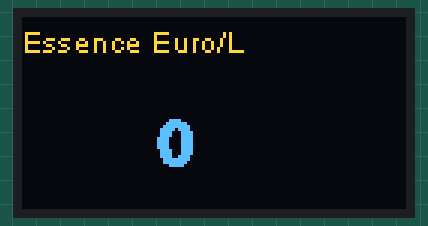
Recording of a sketch running on a simulated ESP32. On the bench: 128×64 one-colour display. The OLED is the two-colour kind (top 16 rows yellow); WiFi joins after 1.5 s; servers stay silent unless stated; uploads are accepted with an empty reply; what the sketch prints to the serial monitor is not drawn.

Above: at 4.4 s.

The sketch:

ESP32_IoT.ino
```cpp
/*
 * HelTec Automation(TM) ESP32 Series Dev boards OLED
 *
 * - Some OLED draw Simple Function function test;
 *
 * by LXYZN from HelTec AutoMation, ChengDu, China
 *
 * www.heltec.cn
 *
 * this project also realess in GitHub:
 * https://github.com/HelTecAutomation/Heltec_ESP32
*/
//-------------Blibliotheque du Programme-------------
#include "Arduino.h"
#include "ArduinoJson.h"
#include "heltec.h"
#include "images.h"
#include "font_price.h"
// see http://blog.squix.org/2015/05/esp8266-nodemcu-how-to-create-xbm.html
// on how to create xbm files
//-------------Blibliotheque du Programme-------------

//-------------Configuration_WiFi-------------
#include <WiFi.h>
#include <WiFiMulti.h>
WiFiMulti WiFiMulti;
#include <HTTPClient.h>

#ifndef STASSID
#define STASSID "****"
#define STAPSK  "****"
#endif
const char* ssid     = STASSID;
const char* password = STAPSK;
//-------------Configuration_WiFi-------------

void setup() {
  Serial.begin(115200);
  Heltec.begin(true /*DisplayEnable Enable*/, false /*LoRa Disable*/, true /*Serial Enable*/);
  Heltec.display->flipScreenVertically();
  Heltec.display->setFont(ArialMT_Plain_10);
  // Font Demo1
  // create more fonts at http://oleddisplay.squix.ch/

  Connection_Au_WiFi();
}

void loop() {
  // clear the display
  Heltec.display->clear();

  //Hello_World();
  Energie_essence();

  // write the buffer to the display
  Heltec.display->display();
}

void Connection_Au_WiFi(){
    delay(10);

    // We start by connecting to a WiFi network
    WiFiMulti.addAP(STASSID, STAPSK);

    Serial.println();
    Serial.println();
    Serial.print("Waiting for WiFi... ");

    while(WiFiMulti.run() != WL_CONNECTED) {
        Serial.print(".");
        delay(500);
    }

    Serial.println("");
    Serial.println("WiFi connected");
    Serial.println("IP address: ");
    Serial.println(WiFi.localIP());

    delay(500);
  }

String Requete_GET(String LIEN){            //Cette fonction permet d'Obtenir des information d'une page Internet par la Methode GET
    Serial.print("Demarrage requete GET...");
    HTTPClient http;                      //Declare an object of class HTTPClient
    http.begin(LIEN);                     //Specify request destination
    int httpCode = http.GET();            //Send the request
    String payload = http.getString();    //Get the request response payload
    Serial.println(payload);              //Print the response payload
    http.end();                           //Close connection
    delay(2048);                          //Send a request every X seconds
    return payload;
    }

void Hello_World(){
    //Heltec.display->setTextAlignment(TEXT_ALIGN_CENTER);
    Heltec.display->setFont(ArialMT_Plain_10);
    Heltec.display->drawString(35, 5, "Hello World!");
  }

void Energie_essence(){
    String json = Requete_GET("http://public.opendatasoft.com/api/records/1.0/search//?dataset=prix_des_carburants_j_7&lang=fr&rows=1&sort=price_sp98&facet=price_sp98&refine.cp=49120&timezone=Europe%2FParis");

    DynamicJsonDocument doc(1024);
    deserializeJson(doc, json);
    JsonObject obj = doc.as<JsonObject>();

    long resultat_json = doc["records"][0]["fields"]["price_sp98"];
    Serial.println(resultat_json);

    char affichage_rslt[64];
    ltoa(resultat_json,affichage_rslt,10);
    //Serial.println(buff);
    //String affichage_rslt  = "1.559";

    Heltec.display->setFont(ArialMT_Plain_10);
    Heltec.display->drawString(0, 2, "Essence Euro/L");

    Heltec.display->setFont(Lato_Black_20);
    Heltec.display->drawString(45,30,affichage_rslt);
  }

void Energie_diesel(){
    String affichage_rslt  = "1.449";

    Heltec.display->setFont(ArialMT_Plain_10);
    Heltec.display->drawString(0, 2, "Diesel Euro/L");

    Heltec.display->setFont(Lato_Black_20);
    Heltec.display->drawString(45,30,affichage_rslt);
  }

void Energie_fioul(){
    String affichage_rslt  = "0.917";

    Heltec.display->setFont(ArialMT_Plain_10);
    Heltec.display->drawString(0, 2, "Fioul Euro/L");

    Heltec.display->setFont(Lato_Black_20);
    Heltec.display->drawString(45,30,affichage_rslt);
  }


void Energie_electricite(){
    String affichage_rslt  = "0.1467";

    Heltec.display->setFont(ArialMT_Plain_10);
    Heltec.display->drawString(0, 2, "Electricite Euro/kWh");

    Heltec.display->setFont(Lato_Black_20);
    Heltec.display->drawString(45,30,affichage_rslt);
  }

void Energie_eau(){
    String affichage_rslt  = "3.98";

    Heltec.display->setFont(ArialMT_Plain_10);
    Heltec.display->drawString(0, 2, "Eau Euro/m3");

    Heltec.display->setFont(Lato_Black_20);
    Heltec.display->drawString(45,30,affichage_rslt);
  }
```
